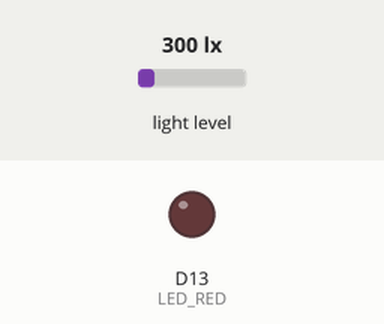
The program below on a simulated Seeed XIAO (SAMD21). On the bench: output pins drawn as LEDs (lit = HIGH). Inputs (shaded band) come from the test bench; at power-on: light level 300 lx. Nothing arrives over Bluetooth unless stated.

Above: at 0.1 s.
At 0.8 s:
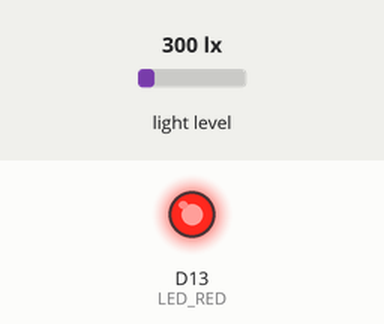
Timing chart, 0 to 2.3 s (numbered marks = the images above):
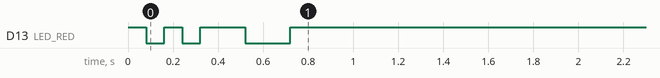

The program:

main.cpp
```cpp
#include <Arduino.h>
#include <ArduinoBLE.h>
#include <Wire.h>
#include "ble_manager.h"
#include "led_manager.h"
#include "debug.h"
#include "startup_sequence.h"

const bool DEBUG_ENABLED = false;

static const unsigned long RETRY_INTERVAL_MS = 10000;
static bool sensorReady = false;
static bool bleReady = false;
static unsigned long lastRetryMs = 0;

void setup() {
  debugInit();
  DBG_PRINTLN("[setup] boot");

  DBG_PRINTLN("[setup] runDebugBootPulse()");
  runDebugBootPulse();

  DBG_PRINTLN("[setup] initLedManager()");
  initLedManager();
  delay(100);

  DBG_PRINTLN("[setup] Wire.begin()");
  Wire.begin();
  delay(100);

  DBG_PRINTLN("[setup] tryBringup()");
  tryBringup(bleReady, sensorReady);
  lastRetryMs = millis();
  DBG_PRINTLN("[setup] complete");
}

void loop() {
  if (bleReady && sensorReady) {
    advertiseBTHome();
  }

  if ((!sensorReady || !bleReady) && millis() - lastRetryMs >= RETRY_INTERVAL_MS) {
    DBG_PRINTLN("[loop] retry bringup");
    tryBringup(bleReady, sensorReady);
    lastRetryMs = millis();
  }
}
```

ble_manager.cpp
```cpp
#include "ble_manager.h"
#include <ArduinoBLE.h>
#include "lux_sensor.h"
#include "debug.h"

// BTHome service UUID
const char* BTHOME_UUID = "FCD2";

// Advertising data buffer
uint8_t adv_data[20];
size_t adv_data_len = 0;

unsigned long lastAdvertise = 0;
bool bleInitialized = false;

static void debugPrintHex(const char* label, const uint8_t* data, size_t len) {
  if (!DEBUG_ENABLED) return;

  DBG_PRINT(label);
  for (size_t i = 0; i < len; i++) {
    Serial.print(" ");
    if (data[i] < 0x10) Serial.print("0");
    Serial.print(data[i], HEX);
  }
  Serial.println();
}

static void buildPlaceholderBTHomeData() {
  // Safe placeholder used only during BLE setup to avoid ADC/I2C side effects.
  adv_data[0] = 0xD2;
  adv_data[1] = 0xFC;
  adv_data[2] = 0x40;
  adv_data[3] = 0x05;
  adv_data[4] = 0;
  adv_data[5] = 0;
  adv_data[6] = 0;
  adv_data_len = 7;
}

void buildBTHomeData() {
  DBG_PRINTLN("[ble] buildBTHomeData: getLuxValue()");
  uint16_t lux = getLuxValue();

  DBG_PRINTLN("[ble] buildBTHomeData: pack payload");

  uint32_t luxScaled = (uint32_t)lux * 100U;

  // BTHome v2 payload format:
  // [UUID: 0xFCD2] [Info: 0x40] [0x05: lux]
  adv_data[0] = 0xD2;
  adv_data[1] = 0xFC;
  adv_data[2] = 0x40;
  adv_data[3] = 0x05;
  adv_data[4] = (uint8_t)(luxScaled & 0xFF);
  adv_data[5] = (uint8_t)((luxScaled >> 8) & 0xFF);
  adv_data[6] = (uint8_t)((luxScaled >> 16) & 0xFF);

  adv_data_len = 7;

  if (DEBUG_ENABLED) {
    DBG_PRINT("[ble] lux=");
    Serial.print(lux);
    Serial.print(" luxScaled=");
    Serial.print(luxScaled);
    Serial.println();
    debugPrintHex("[ble] payload:", adv_data, adv_data_len);
  }

  DBG_PRINTLN("[ble] buildBTHomeData: done");
}

bool setupBLE() {
  DBG_PRINTLN("[ble] BLE.begin()...");
  if (!BLE.begin()) {
    DBG_PRINTLN("[ble] BLE.begin() failed");
    return false;
  }
  DBG_PRINTLN("[ble] BLE.begin() OK");

  DBG_PRINTLN("[ble] BLE.setLocalName()");
  BLE.setLocalName("LuxAdvertiser");

  DBG_PRINTLN("[ble] BLE.setAdvertisedService()");
  BLEService bthomeService(BTHOME_UUID);
  BLE.setAdvertisedService(bthomeService);

  DBG_PRINTLN("[ble] buildPlaceholderBTHomeData()");
  buildPlaceholderBTHomeData();

  DBG_PRINTLN("[ble] BLE.setAdvertisedServiceData()");
  BLE.setAdvertisedServiceData(0xFCD2, adv_data + 2, adv_data_len - 2);

  bleInitialized = true;
  DBG_PRINTLN("[ble] setup complete");
  return true;
}

void advertiseBTHome() {
  if (!bleInitialized) {
    return;
  }

  if (lastAdvertise == 0 || millis() - lastAdvertise > 30000) {
    buildBTHomeData();
    BLE.setAdvertisedServiceData(0xFCD2, adv_data + 2, adv_data_len - 2);

    DBG_PRINTLN("[ble] BLE.advertise() sending...");
    BLE.advertise();
    delay(500);
    BLE.stopAdvertise();

    if (DEBUG_ENABLED) {
      unsigned long now = millis();
      DBG_PRINT("[ble] advertise complete at ");
      Serial.println(now);
    }

    lastAdvertise = millis();
  }
}
```

ble_manager.h
```cpp
#ifndef BLE_MANAGER_H
#define BLE_MANAGER_H

#include <Arduino.h>

// Function to set up BLE
bool setupBLE();

// Function to advertise BTHome data
void advertiseBTHome();

#endif // BLE_MANAGER_H
```

debug.h
```cpp
#ifndef DEBUG_H
#define DEBUG_H

#include <Arduino.h>

extern const bool DEBUG_ENABLED;

inline void debugInit(unsigned long baud = 115200, unsigned long startupWaitMs = 2000) {
  if (DEBUG_ENABLED) {
    Serial.begin(baud);
    delay(startupWaitMs);
  }
}

#define DBG_PRINT(x) do { if (DEBUG_ENABLED) { Serial.print(x); } } while (0)
#define DBG_PRINTLN(x) do { if (DEBUG_ENABLED) { Serial.println(x); } } while (0)

#endif // DEBUG_H
```

led_manager.cpp
```cpp
#include "led_manager.h"

// Prefer explicit RGB board macros when available.
#if !defined(LED_RED) && defined(LEDR)
#define LED_RED LEDR
#endif

#if !defined(LED_GREEN) && defined(LEDG)
#define LED_GREEN LEDG
#endif

#if !defined(LED_BLUE) && defined(LEDB)
#define LED_BLUE LEDB
#endif

// Fallback to built-in single LED.
#ifndef LED_RED
#define LED_RED LED_BUILTIN
#endif

#ifndef LED_GREEN
#define LED_GREEN LED_BUILTIN
#endif

#ifndef LED_BLUE
#define LED_BLUE LED_BUILTIN
#endif

// XIAO RGB LED is active-low: LOW = ON, HIGH = OFF.
static const uint8_t LED_ON_LEVEL = LOW;
static const uint8_t LED_OFF_LEVEL = HIGH;

static void allLedsOff() {
  digitalWrite(LED_RED, LED_OFF_LEVEL);
  digitalWrite(LED_GREEN, LED_OFF_LEVEL);
  digitalWrite(LED_BLUE, LED_OFF_LEVEL);
}

void initLedManager() {
  pinMode(LED_RED, OUTPUT);
  pinMode(LED_GREEN, OUTPUT);
  pinMode(LED_BLUE, OUTPUT);
  allLedsOff();
}

void setLedStatus(LedStatus status) {
  switch (status) {
    case LED_STATUS_SENSOR_OK:
      allLedsOff();
      digitalWrite(LED_GREEN, LED_ON_LEVEL);
      delay(100);
      digitalWrite(LED_GREEN, LED_OFF_LEVEL);
      break;
    case LED_STATUS_BLE_OK:
      allLedsOff();
      digitalWrite(LED_BLUE, LED_ON_LEVEL);
      delay(100);
      digitalWrite(LED_BLUE, LED_OFF_LEVEL);
      break;
    case LED_STATUS_CRITICAL:
      allLedsOff();
      digitalWrite(LED_RED, LED_ON_LEVEL);
      delay(100);
      digitalWrite(LED_RED, LED_OFF_LEVEL);
      break;
    case LED_STATUS_OFF:
    default:
      allLedsOff();
      break;
  }
}
```

led_manager.h
```cpp
#ifndef LED_MANAGER_H
#define LED_MANAGER_H

#include <Arduino.h>

enum LedStatus {
  LED_STATUS_OFF,
  LED_STATUS_SENSOR_OK,
  LED_STATUS_BLE_OK,
  LED_STATUS_CRITICAL
};

void initLedManager();
void setLedStatus(LedStatus status);

#endif // LED_MANAGER_H
```

lux_sensor.cpp
```cpp
#include "lux_sensor.h"
#include <Adafruit_VEML7700.h>
#include <Wire.h>
#include "debug.h"

Adafruit_VEML7700 veml;
static bool sensorInitialized = false;

static bool i2cDevicePresent(uint8_t addr) {
  Wire.beginTransmission(addr);
  return Wire.endTransmission() == 0;
}

static void logI2cScan() {
  DBG_PRINTLN("[sensor] I2C scan start");
  bool foundAny = false;
  for (uint8_t addr = 1; addr < 127; ++addr) {
    if (i2cDevicePresent(addr)) {
      foundAny = true;
      if (DEBUG_ENABLED) {
        Serial.print("[sensor] I2C device found at 0x");
        if (addr < 16) {
          Serial.print('0');
        }
        Serial.println(addr, HEX);
      }
    }
  }
  if (!foundAny) {
    DBG_PRINTLN("[sensor] I2C scan found no devices");
  }
  DBG_PRINTLN("[sensor] I2C scan end");
}

// Function to initialize the lux sensor
bool initLuxSensor() {
  DBG_PRINTLN("[sensor] probe address 0x10");
  if (!i2cDevicePresent(0x10)) {
    DBG_PRINTLN("[sensor] no ACK at 0x10");
    logI2cScan();
    sensorInitialized = false;
    return false;
  }

  DBG_PRINTLN("[sensor] ACK at 0x10");
  DBG_PRINTLN("[sensor] veml.begin()...");
  if (!veml.begin()) {
    DBG_PRINTLN("[sensor] veml.begin() failed");
    logI2cScan();
    sensorInitialized = false;
    return false;
  }

  DBG_PRINTLN("[sensor] configure gain/integration");
  // Configure sensor if needed
  veml.setGain(VEML7700_GAIN_1);
  veml.setIntegrationTime(VEML7700_IT_100MS);
  sensorInitialized = true;
  DBG_PRINTLN("[sensor] init complete");
  return true;
}

// Function to get the current lux value
uint16_t getLuxValue() {
  if (!sensorInitialized) {
    return 0;
  }
  return veml.readLux();
}
```

lux_sensor.h
```cpp
#ifndef LUX_SENSOR_H
#define LUX_SENSOR_H

#include <Arduino.h>

// Function to initialize the lux sensor
bool initLuxSensor();

// Function to get the current lux value
uint16_t getLuxValue();

#endif // LUX_SENSOR_H
```

startup_sequence.cpp
```cpp
#include "startup_sequence.h"

#include "ble_manager.h"
#include "lux_sensor.h"
#include "led_manager.h"
#include "debug.h"

void runDebugBootPulse() {
  pinMode(LED_BUILTIN, OUTPUT);
  digitalWrite(LED_BUILTIN, HIGH);
  delay(80);
  digitalWrite(LED_BUILTIN, LOW);
  delay(80);
  digitalWrite(LED_BUILTIN, HIGH);
  delay(80);
  digitalWrite(LED_BUILTIN, LOW);
  delay(80);
}

void tryBringup(bool& bleReady, bool& sensorReady) {
  DBG_PRINTLN("[bringup] begin");

  if (!bleReady) {
    DBG_PRINTLN("[bringup] setupBLE() start");
    bleReady = setupBLE();
    if (bleReady) {
      DBG_PRINTLN("[bringup] setupBLE() OK");
      setLedStatus(LED_STATUS_BLE_OK);
    } else {
      DBG_PRINTLN("[bringup] setupBLE() FAILED");
      setLedStatus(LED_STATUS_CRITICAL);
      return;
    }
  }

  if (!sensorReady) {
    DBG_PRINTLN("[bringup] initLuxSensor() start");
    sensorReady = initLuxSensor();
    if (sensorReady) {
      DBG_PRINTLN("[bringup] initLuxSensor() OK");
      setLedStatus(LED_STATUS_SENSOR_OK);
    } else {
      DBG_PRINTLN("[bringup] initLuxSensor() FAILED");
      setLedStatus(LED_STATUS_CRITICAL);
    }
  }

  if (sensorReady && bleReady) {
    DBG_PRINTLN("[bringup] all systems ready");
    setLedStatus(LED_STATUS_OFF);
  }

  DBG_PRINT("[bringup] state bleReady=");
  DBG_PRINT(bleReady ? "1" : "0");
  DBG_PRINT(" sensorReady=");
  DBG_PRINTLN(sensorReady ? "1" : "0");
}
```

startup_sequence.h
```cpp
#ifndef STARTUP_SEQUENCE_H
#define STARTUP_SEQUENCE_H

#include <Arduino.h>

void runDebugBootPulse();
void tryBringup(bool& bleReady, bool& sensorReady);

#endif // STARTUP_SEQUENCE_H
```
